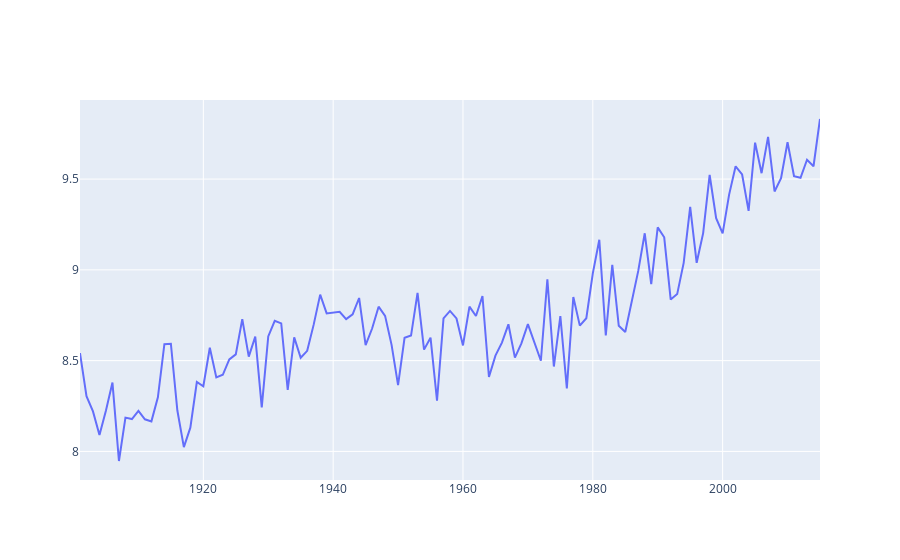

Write notebook code for a chart like this one.
### Code cell
# Visualize Plot with Avg temperature starting from 1900, as measurements were more accurate 
trace=go.Scatter(
    x=global_mean[global_mean['year'] > 1900].year,
    y=global_mean[global_mean['year'] > 1900].LandAverageTemperature,
    mode='lines',
    )
data=[trace]

py.iplot(data, filename='line-mode')
